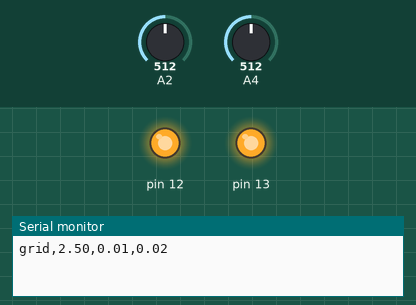
This sketch was run on a simulated Arduino Uno, built with avr-gcc and run on an emulated ATmega328P. Shown: output pins drawn as LEDs (lit = HIGH), the last lines printed to the serial monitor. The inputs (shaded band) are chosen by the test bench; at power-on: A2 = 512, A4 = 512.

Above: at 5.0 s.
At 15.1 s:
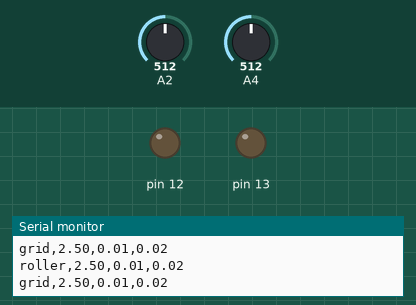
Timing chart, 0 to 26.3 s (numbered marks = the images above):
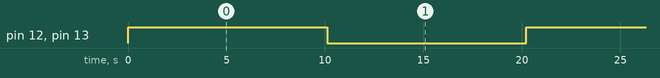

The sketch:

sketch_jun13a.ino
```cpp
//#include <SoftwareSerial.h>

//SoftwareSerial mySerial(2,3);

void setup()
{
  Serial.begin(9600);
  //mySerial.begin(9600);

  pinMode(12, OUTPUT);
  pinMode(13, OUTPUT);

  pinMode(A2, INPUT);
  pinMode(A4, INPUT);

}
float v1 = 0.0 , v2 = 0.0 ;
float r1 = 396 , r2 = 385;
void loop()
{
  float i1 = 0.0 , i2 = 0.0;
  float p1 = 0.0 , p2 = 0.0;
  // Grid
  digitalWrite(12, HIGH);
  digitalWrite(13, HIGH);

  v1 = 0.0 , v2 = 0.0 ;
  for(int k = 0 ; k < 50; k++)
  {
    v1 += (analogRead(A2)* 5.0) / 1024.0 , v2 += (analogRead(A4)* 5.0) / 1024.0;
    delay(2);
  }
  v1/=50.00 , v2/=50.00;
  i1 = v1/r1 , i2 = v2/r2;
  p1 = v1*v1/r1; p2 = v2*v2/r2;


    Serial.println("grid,"+String(v1)+","+String(i1)+","+String(p1));
    delay(5000);
    Serial.println("roller,"+String(v2)+","+String(i2)+","+String(p2));
    delay(5000);
  // Roller
  digitalWrite(12, LOW);
  digitalWrite(13, LOW);

  v1 = 0.0 , v2 = 0.0 ;
  for(int k = 0 ; k < 50; k++)
  {
    v1 += (analogRead(A2)* 5.0) / 1024.0 , v2 += (analogRead(A4)* 5.0) / 1024.0;
    delay(2);
  }
  v1/=50.00 , v2/=50.00;
  i1 = v1/r1 , i2 = v2/r2;
  p1 = v1*v1/r1; p2 = v2*v2/r2;


    Serial.println("grid,"+String(v1)+","+String(i1)+","+String(p1));
    delay(5000);
    Serial.println("roller,"+String(v2)+","+String(i2)+","+String(p2));
    delay(5000);
  //
}
```

Measured:
- by itself, pin 12, pin 13: alternates HIGH for 10.1 s and LOW for 10.1 s
